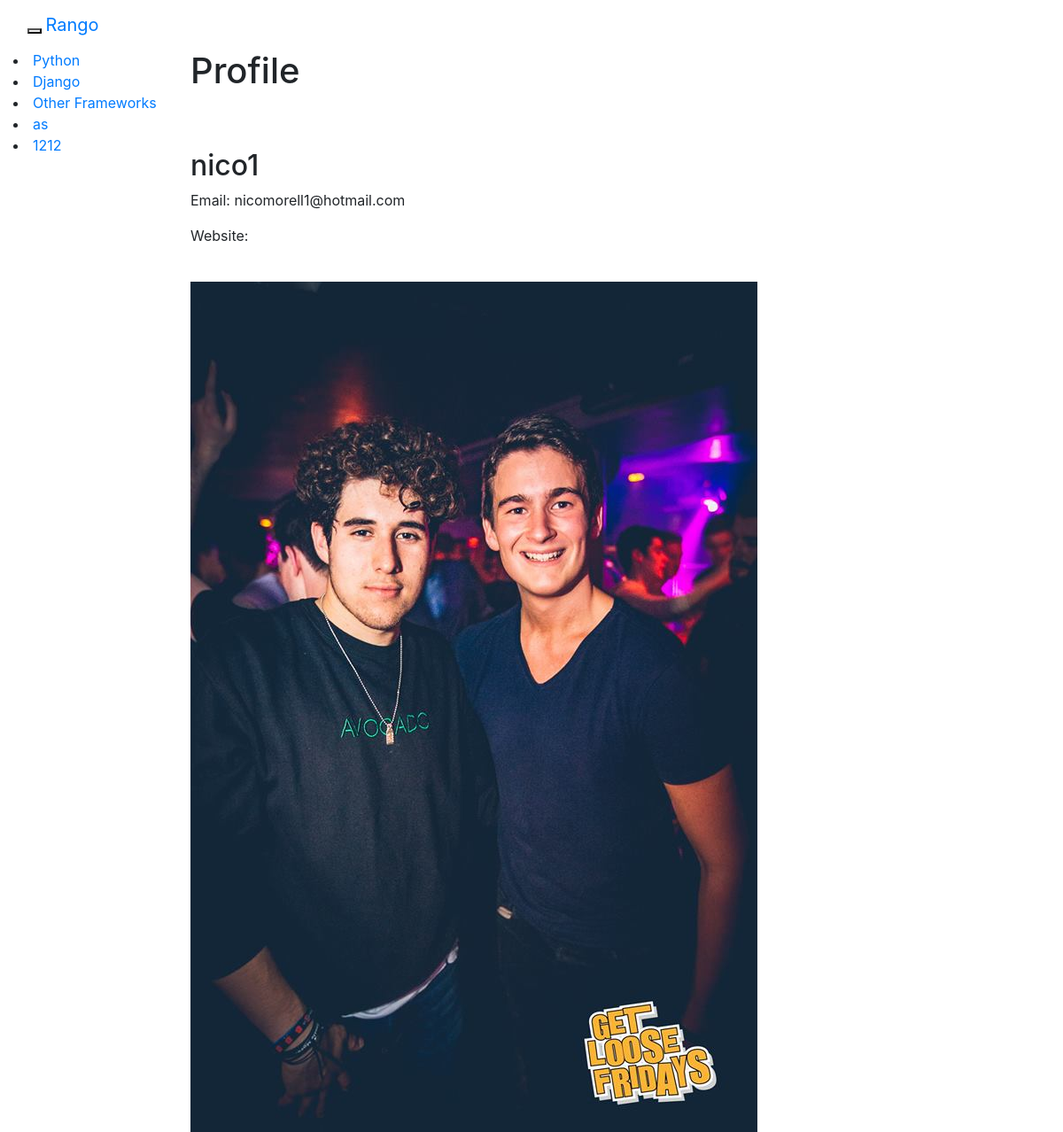
The app's page /rango/profile/ (signed in) with its own data.
### rango/models.py (models this page shows, shortened)
class Category(models.Model):
        name = models.CharField(max_length=128, unique=True)
        views = models.IntegerField(default=0)
        likes = models.IntegerField(default=0)
        slug = models.SlugField()

class UserProfile(models.Model):
    user = models.OneToOneField(User)
    website = models.URLField(blank = True)
    picture = models.ImageField(upload_to='profile_images', blank = True)

### rango/views.py (the view)
@login_required
def profile(request):
    context = RequestContext(request)
    cat_list = get_category_list()
    context_dict = {'cat_list': cat_list}
    u = User.objects.get(username=request.user)
    try:
        up = UserProfile.objects.get(user=u)
    except:
        up = None
    context_dict['user'] = u
    context_dict['userprofile'] = up
    return render_to_response('rango/profile.html', context_dict, context)

### rango/templatetags/rango_extras.py (called while the page is built)
@register.inclusion_tag('rango/cats.html')
def get_category_list(cat=None):
    return {'cats': Category.objects.all(), 'act_cat': cat}

### rango/views.py (called while the page is built)
def encode_url(str):
    return str.replace(' ', '_')

def get_category_list(max_results=0, starts_with=''):
    cat_list = []
    if starts_with:
        cat_list = Category.objects.filter(name__startswith=starts_with)
    else:
        cat_list = Category.objects.all()
    if max_results > 0:
        if (len(cat_list) > max_results):
            cat_list = cat_list[:max_results]
    for cat in cat_list:
        cat.url = encode_url(cat.name)
    return cat_list

### templates/rango/profile.html (shortened to what this page needs)
{% extends "rango/base.html" %}
{% block body_block %}
<div class="hero-unit">
   	   <h1> Profile <h1> <br/>
	   <h2>{{ user.username }}</h2>
       <p>Email: {{ user.email }}</p>
       {% if userprofile %}
	   <p>Website: <a href="{{ userprofile.website }}">{{userprofile.website}}</a></p>
           <br/>
       {% if userprofile.picture %}
	   <img src="{{ userprofile.picture.url }}"  />
	   {% endif %}
	   {% endif %}
</div>
{% endblock %}

### templates/rango/cats.html
{% for c in cats %}
    {% if c == act_cat %} <li class="active"><a href="#">1 <span class="sr-only">(current)</span></a>> {% else  %} <li>{% endif %}
            <a href="{% url 'category'  c.slug %}">{{ c.name }}</a></li>
{% endfor %}

### records on screen
Category: name "Python"
Category: name "Django"
Category: name "Other Frameworks"
Category: name "as"
Category: name "1212"
UserProfile: picture (picture)

### other values on screen
{{ user.username }} "nico1"
{{ user.email }} "nicomorell1@hotmail.com"
